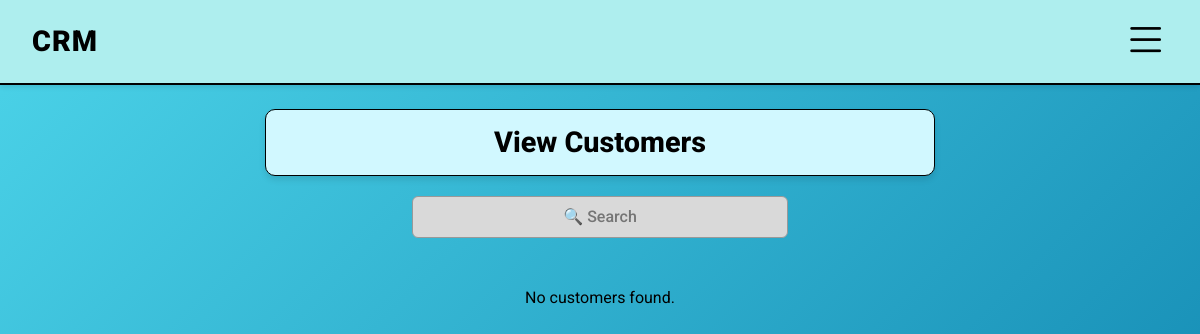
/customers (signed in), run on an earlier commit of the app's database.
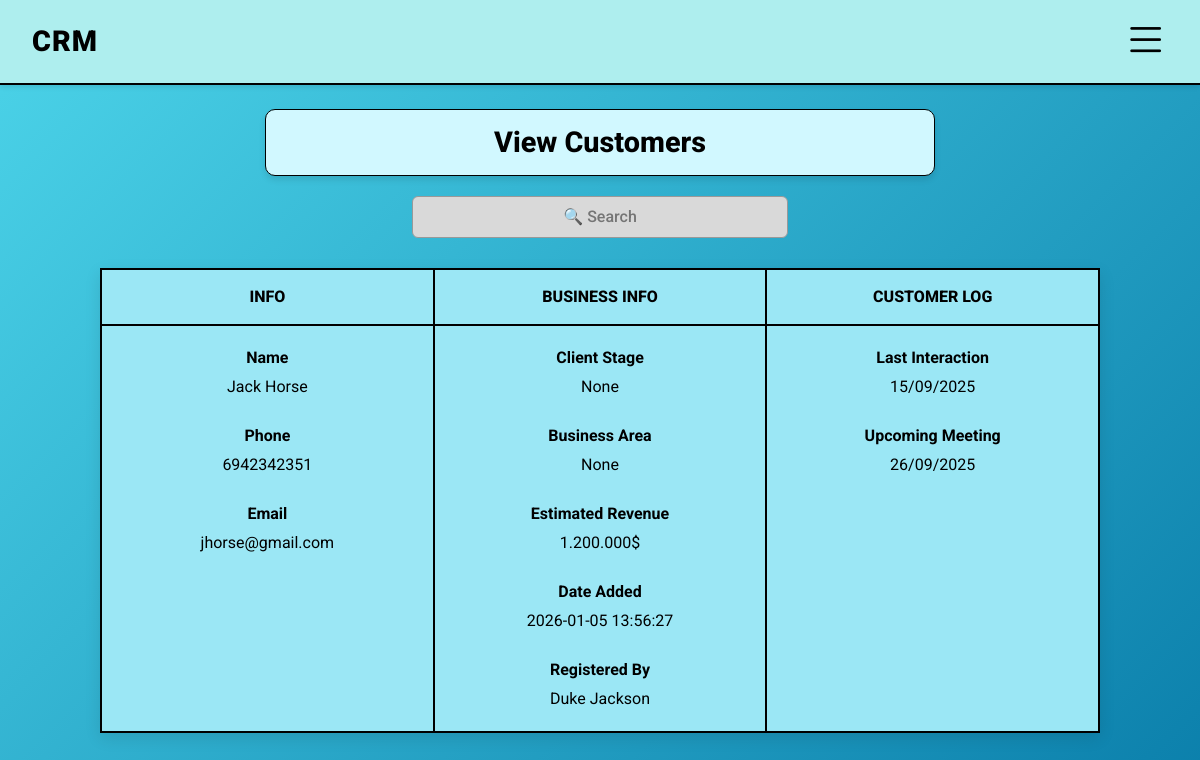
And on a later commit of the database.
### tables this page shows
CREATE TABLE customers (
            id INTEGER PRIMARY KEY AUTOINCREMENT,
            name TEXT NOT NULL,
            email TEXT,
            phone TEXT,
            company TEXT,
            category TEXT CHECK(category IN ('Lead', 'Active', 'Inactive', 'Cancelled')) DEFAULT 'Lead',
            is_active INTEGER DEFAULT 1,
            employee_id INTEGER,
            created_at TIMESTAMP DEFAULT CURRENT_TIMESTAMP,
            FOREIGN KEY (employee_id) REFERENCES users(id)
        );

### app.py (the view)
@app.route('/customers')
@login_required
def customers():
    db = get_db()
    role = session['role']
    if role == 'manager':
        sql = '''SELECT c.*, u.username as employee_name
                 FROM customers c
                 LEFT JOIN users u ON c.employee_id = u.id
                 WHERE c.is_active = 1
                 ORDER BY c.created_at DESC'''
        data = db.execute(sql).fetchall()
    else:
        sql = "SELECT * FROM customers WHERE employee_id = ? AND is_active = 1 ORDER BY created_at DESC"
        data = db.execute(sql, (session['user_id'],)).fetchall()
    db.close()
    return render_template('customers.html', customers=data)

### app.py (called while the page is built)
def get_db():
    conn = sqlite3.connect(DATABASE_PATH)
    conn.row_factory = sqlite3.Row
    return conn

def login_required(f):
    @wraps(f)
    def decorated_function(*args, **kwargs):
        if 'user_id' not in session:
            flash('You need to login to view this page.')
            return redirect(url_for('login'))
        return f(*args, **kwargs)
    return decorated_function

### templates/customers.html
{% extends 'base_manager.html' if session['role'] == 'manager' else 'base_employee.html' %}
{% block content %}
<div class="page-header-box">
    <h2>View Customers</h2>
</div>
<div class="container mb-4" style="max-width: 400px;">
    <div class="search-container">
        <input type="text" placeholder="🔍 Search">
    </div>
</div>
{% for customer in customers %}
<div class="vc-card">
    <div class="vc-header-row">
        <div class="vc-header-col">INFO</div>
        <div class="vc-header-col">BUSINESS INFO</div>
        <div class="vc-header-col">CUSTOMER LOG</div>
    </div>
    <div class="vc-body-row">
        <div class="vc-body-col">
            <div class="vc-data-item"><label>Name</label><span>{{ customer.name }}</span></div>
            <div class="vc-data-item"><label>Phone</label><span>{{ customer.phone }}</span></div>
            <div class="vc-data-item"><label>Email</label><span>{{ customer.email }}</span></div>
        </div>
        <div class="vc-body-col">
            <div class="vc-data-item"><label>Client Stage</label><span>{{ customer.category }}</span></div>
            <div class="vc-data-item"><label>Business Area</label><span>{{ customer.company }}</span></div>
            <div class="vc-data-item"><label>Estimated Revenue</label><span>1.200.000$</span></div>
            <div class="vc-data-item"><label>Date Added</label><span>{{ customer.created_at }}</span></div>
            <div class="vc-data-item"><label>Registered By</label><span>Duke Jackson</span></div>
        </div>
        <div class="vc-body-col">
            <div class="vc-data-item"><label>Last Interaction</label><span>15/09/2025</span></div>
            <div class="vc-data-item"><label>Upcoming Meeting</label><span>26/09/2025</span></div>
        </div>
    </div>
</div>
{% else %}
    <p class="text-center mt-5">No customers found.</p>
{% endfor %}
{% endblock %}

What changed in the data, as far as the page shows it:
added customers: name "Jack Horse", phone "6942342351", email "jhorse@gmail.com", category "None", company "None", created_at "2026-01-05 13:56:27"
Also different on the page:
text no longer shown: "No customers found."
